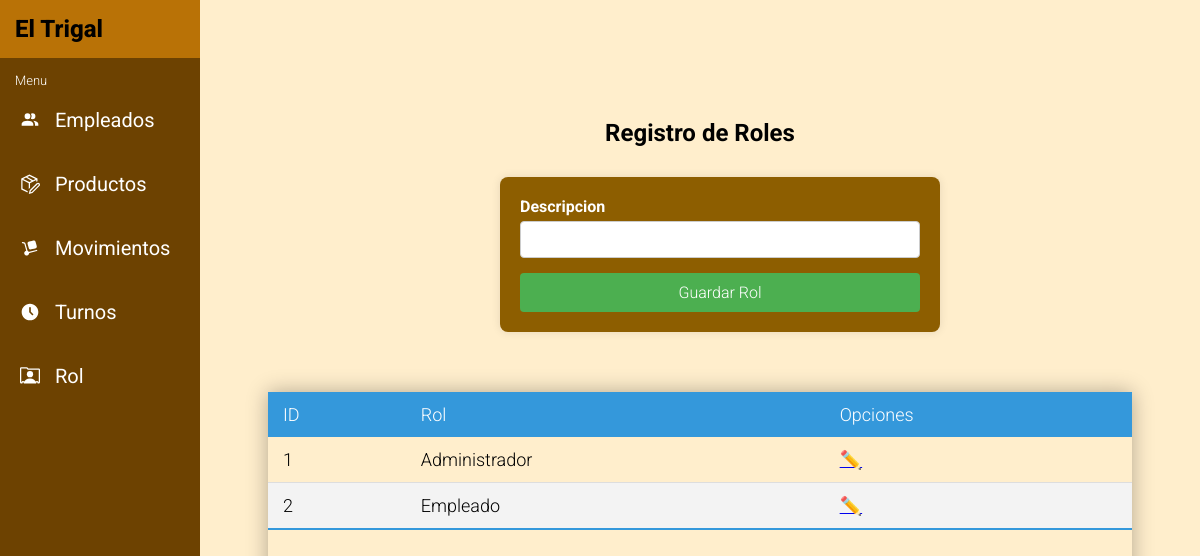
The page /php/layout/menu-roles.php (signed in) on the database its author committed.
### tables this page shows
CREATE TABLE Rol (
    id INT AUTO_INCREMENT PRIMARY KEY,
    descripcion VARCHAR(20)
);

### php/layout/menu-roles.php (the view, shortened to what this page needs)
<?php
include ('../config/connection.php');
$query = "CALL ListarRoles()";
$result = $conn->query($query);
?>
<!DOCTYPE html>
<html lang="es">
<head>
  <link rel="stylesheet" href="../../css/menu.css">
  <link rel="stylesheet" href="../../css/menu-roles.css">
</head>
<body>
  <?php include '../components/menu.php' ?>
  <section>
    <h2>Registro de Roles</h2>
    <div class="productos-container">
      <form action="../controllers/rolesCtrl/registrarCtrl.php" method="POST">
        <div class="form-group">
          <label for="rol">Descripcion</label>
          <input type="text" id="rol" name="rol" required>
        </div>
        <button type="submit">Guardar Rol</button>
      </form>
    </div>
    <div class="table-container">
      <table class="styled-table">
        <thead>
          <tr>
            <th>ID</th>
            <th>Rol</th>
            <th>Opciones</th>
          </tr>
        </thead>
        <tbody>
          <?php
          if ($result->num_rows > 0) {
            while ($row = $result->fetch_assoc()) {
              echo "<tr>";
              echo "<td>" . $row['id'] . "</td>";
              echo "<td>" . $row['descripcion'] . "</td>";
              echo "<td><a class='btn-editar' href='../layout/editar-roles.php?id=" . $row['id'] . "'>✏️</a></td>";
              echo "</tr>";
            }
          } else {
            echo "<tr><td colspan='7'>No hay datos disponibles</td></tr>";
          }
          ?>
        </tbody>
      </table>
    </div>
  </section>
</body>
</html>

### css/menu.css (style rules this page uses)
* { font-family: "Roboto", sans-serif; font-weight: 300; font-style: normal; margin: 0; padding: 0; }

### css/menu-roles.css (style rules this page uses)
body { margin: 0; padding: 0; min-height: 100vh; background: #ffeecc; font-family: "Roboto", sans-serif; font-weight: 300; font-style: normal; }
section { padding: 20px; margin-left: 200px; min-height: 100vh; display: flex; flex-direction: column; justify-content: center; align-items: center; }
section h2 { font-weight: 700; }
.productos-container { width: 40%; min-width: 400px; color: white; margin: 30px; }
form { background-color: #8d5e00; padding: 20px; border-radius: 8px; box-shadow: 0 0 10px rgba(0, 0, 0, 0.1); width: 100%; display: flex; flex-direction: column; justify-content: center; align-items: center; }
.form-group { margin-bottom: 15px; width: 100%; }
.form-group label { display: block; margin-bottom: 5px; font-weight: bold; }
.form-group input[type="text"], .form-group input[type="number"] { width: 100%; padding: 10px; border: 1px solid #ccc; border-radius: 4px; box-sizing: border-box; }
button { background-color: #4CAF50; color: white; padding: 10px 15px; border: none; border-radius: 4px; cursor: pointer; font-size: 16px; width: 100%; }
.table-container { width: 90%; max-width: 1000px; height: 300px; margin: 0 20px; overflow-x: auto; box-shadow: 0 0 20px rgba(0, 0, 0, 0.3); margin: 30px; }
.styled-table { width: 100%; border-collapse: collapse; font-size: 18px; text-align: left; }
.styled-table thead tr { background-color: #3498db; color: #ffffff; text-align: left; }
.styled-table th, .styled-table td { padding: 12px 15px; }
.styled-table tbody tr { border-bottom: 1px solid #dddddd; }
.styled-table tbody tr:nth-of-type(even) { background-color: #f3f3f3; }
.styled-table tbody tr:last-of-type { border-bottom: 2px solid #3498db; }

### rows shown on the page
rol: id "1", descripcion "Administrador"
rol: id "2", descripcion "Empleado"
